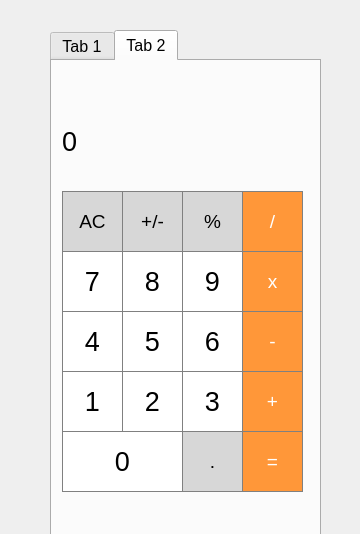
<?xml version="1.0" encoding="UTF-8"?>
<ui version="4.0">
 <class>MainWindow</class>
 <widget class="QMainWindow" name="MainWindow">
  <property name="geometry">
   <rect>
    <x>0</x>
    <y>0</y>
    <width>360</width>
    <height>534</height>
   </rect>
  </property>
  <property name="windowTitle">
   <string>MainWindow</string>
  </property>
  <widget class="QWidget" name="centralwidget">
   <widget class="QTabWidget" name="choiceCalc">
    <property name="geometry">
     <rect>
      <x>50</x>
      <y>30</y>
      <width>271</width>
      <height>531</height>
     </rect>
    </property>
    <property name="font">
     <font>
      <family>Arial</family>
      <pointsize>12</pointsize>
     </font>
    </property>
    <property name="currentIndex">
     <number>1</number>
    </property>
    <widget class="QWidget" name="polskCalc">
     <attribute name="title">
      <string>Tab 1</string>
     </attribute>
     <widget class="QPushButton" name="pushButton_dot_1">
      <property name="geometry">
       <rect>
        <x>130</x>
        <y>370</y>
        <width>61</width>
        <height>61</height>
       </rect>
      </property>
      <property name="font">
       <font>
        <family>Arial</family>
        <pointsize>14</pointsize>
       </font>
      </property>
      <property name="styleSheet">
       <string notr="true">QPushButton {
  background-color: rgb(215, 215, 215);
  color: black;
  border: 1px solid gray;
}
QPushButton:pressed {
    background-color: qlineargradient(x1: 0, y1: 0, x2: 0, y2: 1,
                                      stop: 0 #BEBEBE, stop: 1 #D7D7D7);
}</string>
      </property>
      <property name="text">
       <string>.</string>
      </property>
     </widget>
     <widget class="QPushButton" name="pushButton_enter">
      <property name="geometry">
       <rect>
        <x>10</x>
        <y>430</y>
        <width>241</width>
        <height>61</height>
       </rect>
      </property>
      <property name="font">
       <font>
        <family>Arial</family>
        <pointsize>14</pointsize>
       </font>
      </property>
      <property name="styleSheet">
       <string notr="true">QPushButton {
  background-color: rgb(255, 151, 57);
  color: white; 
  border: 1px solid gray;
}

QPushButton:pressed {
    background-color: qlineargradient(x1: 0, y1: 0, x2: 0, y2: 1,
                                      stop: 0 #FF7832, stop: 1 #FF9739);
}</string>
      </property>
      <property name="text">
       <string>Enter</string>
      </property>
     </widget>
     <widget class="QPushButton" name="pushButton_9_1">
      <property name="geometry">
       <rect>
        <x>130</x>
        <y>190</y>
        <width>61</width>
        <height>61</height>
       </rect>
      </property>
      <property name="font">
       <font>
        <family>Arial</family>
        <pointsize>20</pointsize>
       </font>
      </property>
      <property name="styleSheet">
       <string notr="true">QPushButton {
  background-color: rgb(255, 255, 255);
   color: black;
   border: 1px solid gray;
}
QPushButton:pressed {
    background-color: qlineargradient(x1: 0, y1: 0, x2: 0, y2: 1,
                                      stop: 0 #dadbde, stop: 1 #f6f7fa);
}</string>
      </property>
      <property name="text">
       <string>9</string>
      </property>
     </widget>
     <widget class="QPushButton" name="pushButton_7_1">
      <property name="geometry">
       <rect>
        <x>10</x>
        <y>190</y>
        <width>61</width>
        <height>61</height>
       </rect>
      </property>
      <property name="font">
       <font>
        <family>Arial</family>
        <pointsize>20</pointsize>
       </font>
      </property>
      <property name="styleSheet">
       <string notr="true">QPushButton {
  background-color: rgb(255, 255, 255);
   color: black;
   border: 1px solid gray;
}
QPushButton:pressed {
    background-color: qlineargradient(x1: 0, y1: 0, x2: 0, y2: 1,
                                      stop: 0 #dadbde, stop: 1 #f6f7fa);
}</string>
      </property>
      <property name="text">
       <string>7</string>
      </property>
     </widget>
     <widget class="QPushButton" name="pushButton_1_1">
      <property name="geometry">
       <rect>
        <x>10</x>
        <y>310</y>
        <width>61</width>
        <height>61</height>
       </rect>
      </property>
      <property name="font">
       <font>
        <family>Arial</family>
        <pointsize>20</pointsize>
       </font>
      </property>
      <property name="styleSheet">
       <string notr="true">QPushButton {
  background-color: rgb(255, 255, 255);
   color: black;
   border: 1px solid gray;
}
QPushButton:pressed {
    background-color: qlineargradient(x1: 0, y1: 0, x2: 0, y2: 1,
                                      stop: 0 #dadbde, stop: 1 #f6f7fa);
}</string>
      </property>
      <property name="text">
       <string>1</string>
      </property>
     </widget>
     <widget class="QPushButton" name="pushButton_equally_1">
      <property name="geometry">
       <rect>
        <x>190</x>
        <y>370</y>
        <width>61</width>
        <height>61</height>
       </rect>
      </property>
      <property name="font">
       <font>
        <family>Arial</family>
        <pointsize>14</pointsize>
       </font>
      </property>
      <property name="styleSheet">
       <string notr="true">QPushButton {
  background-color: rgb(255, 151, 57);
  color: white; 
  border: 1px solid gray;
}

QPushButton:pressed {
    background-color: qlineargradient(x1: 0, y1: 0, x2: 0, y2: 1,
                                      stop: 0 #FF7832, stop: 1 #FF9739);
}</string>
      </property>
      <property name="text">
       <string>=</string>
      </property>
     </widget>
     <widget class="QPushButton" name="pushButton_5_1">
      <property name="geometry">
       <rect>
        <x>70</x>
        <y>250</y>
        <width>61</width>
        <height>61</height>
       </rect>
      </property>
      <property name="font">
       <font>
        <family>Arial</family>
        <pointsize>20</pointsize>
        <stylestrategy>PreferDefault</stylestrategy>
       </font>
      </property>
      <property name="styleSheet">
       <string notr="true">QPushButton {
  background-color: rgb(255, 255, 255);
   color: black;
   border: 1px solid gray;
}
QPushButton:pressed {
    background-color: qlineargradient(x1: 0, y1: 0, x2: 0, y2: 1,
                                      stop: 0 #dadbde, stop: 1 #f6f7fa);
}</string>
      </property>
      <property name="text">
       <string>5</string>
      </property>
      <property name="default">
       <bool>false</bool>
      </property>
      <property name="flat">
       <bool>false</bool>
      </property>
     </widget>
     <widget class="QPushButton" name="pushButton_sign_1">
      <property name="geometry">
       <rect>
        <x>70</x>
        <y>130</y>
        <width>61</width>
        <height>61</height>
       </rect>
      </property>
      <property name="font">
       <font>
        <family>Arial</family>
        <pointsize>14</pointsize>
       </font>
      </property>
      <property name="styleSheet">
       <string notr="true">QPushButton {
  background-color: rgb(215, 215, 215);
  color: black;
  border: 1px solid gray;
}
QPushButton:pressed {
    background-color: qlineargradient(x1: 0, y1: 0, x2: 0, y2: 1,
                                      stop: 0 #BEBEBE, stop: 1 #D7D7D7);
}</string>
      </property>
      <property name="text">
       <string>+/-</string>
      </property>
     </widget>
     <widget class="QLabel" name="result_show_1">
      <property name="geometry">
       <rect>
        <x>10</x>
        <y>40</y>
        <width>241</width>
        <height>81</height>
       </rect>
      </property>
      <property name="font">
       <font>
        <family>Arial</family>
        <pointsize>20</pointsize>
       </font>
      </property>
      <property name="layoutDirection">
       <enum>Qt::LeftToRight</enum>
      </property>
      <property name="styleSheet">
       <string notr="true">QLabel {
  qproperty-alignment: 'AlignVCenter| AlignRight';
  color: black;
  border: 1px solid gray;
background-color : white;
}

background-color : #cdcdc0;</string>
      </property>
      <property name="text">
       <string>0</string>
      </property>
     </widget>
     <widget class="QPushButton" name="pushButton_clear_1">
      <property name="geometry">
       <rect>
        <x>10</x>
        <y>130</y>
        <width>61</width>
        <height>61</height>
       </rect>
      </property>
      <property name="font">
       <font>
        <family>Arial</family>
        <pointsize>14</pointsize>
       </font>
      </property>
      <property name="styleSheet">
       <string notr="true">QPushButton {
  background-color: rgb(215, 215, 215);
  color: black;
  border: 1px solid gray;
}
QPushButton:pressed {
    background-color: qlineargradient(x1: 0, y1: 0, x2: 0, y2: 1,
                                      stop: 0 #BEBEBE, stop: 1 #D7D7D7);
}</string>
      </property>
      <property name="text">
       <string>AC</string>
      </property>
     </widget>
     <widget class="QPushButton" name="pushButton_3_1">
      <property name="geometry">
       <rect>
        <x>130</x>
        <y>310</y>
        <width>61</width>
        <height>61</height>
       </rect>
      </property>
      <property name="font">
       <font>
        <family>Arial</family>
        <pointsize>20</pointsize>
       </font>
      </property>
      <property name="styleSheet">
       <string notr="true">QPushButton {
  background-color: rgb(255, 255, 255);
   color: black;
   border: 1px solid gray;
}
QPushButton:pressed {
    background-color: qlineargradient(x1: 0, y1: 0, x2: 0, y2: 1,
                                      stop: 0 #dadbde, stop: 1 #f6f7fa);
}</string>
      </property>
      <property name="text">
       <string>3</string>
      </property>
     </widget>
     <widget class="QPushButton" name="pushButton_minus_1">
      <property name="geometry">
       <rect>
        <x>190</x>
        <y>250</y>
        <width>61</width>
        <height>61</height>
       </rect>
      </property>
      <property name="font">
       <font>
        <family>Arial</family>
        <pointsize>14</pointsize>
       </font>
      </property>
      <property name="styleSheet">
       <string notr="true">QPushButton {
  background-color: rgb(255, 151, 57);
  color: white; 
  border: 1px solid gray;
}

QPushButton:pressed {
    background-color: qlineargradient(x1: 0, y1: 0, x2: 0, y2: 1,
                                      stop: 0 #FF7832, stop: 1 #FF9739);
}</string>
      </property>
      <property name="text">
       <string>-</string>
      </property>
     </widget>
     <widget class="QLabel" name="oper_show_1">
      <property name="geometry">
       <rect>
        <x>10</x>
        <y>40</y>
        <width>241</width>
        <height>21</height>
       </rect>
      </property>
      <property name="styleSheet">
       <string notr="true">QLabel {
  qproperty-alignment: 'AlignVCenter| AlignRight';
  color: black;
}

background-color : white;</string>
      </property>
      <property name="text">
       <string/>
      </property>
     </widget>
     <widget class="QPushButton" name="pushButton_4_1">
      <property name="geometry">
       <rect>
        <x>10</x>
        <y>250</y>
        <width>61</width>
        <height>61</height>
       </rect>
      </property>
      <property name="font">
       <font>
        <family>Arial</family>
        <pointsize>20</pointsize>
       </font>
      </property>
      <property name="styleSheet">
       <string notr="true">QPushButton {
  background-color: rgb(255, 255, 255);
   color: black;
   border: 1px solid gray;
}
QPushButton:pressed {
    background-color: qlineargradient(x1: 0, y1: 0, x2: 0, y2: 1,
                                      stop: 0 #dadbde, stop: 1 #f6f7fa);
}</string>
      </property>
      <property name="text">
       <string>4</string>
      </property>
     </widget>
     <widget class="QPushButton" name="pushButton_plus_1">
      <property name="geometry">
       <rect>
        <x>190</x>
        <y>310</y>
        <width>61</width>
        <height>61</height>
       </rect>
      </property>
      <property name="font">
       <font>
        <family>Arial</family>
        <pointsize>14</pointsize>
       </font>
      </property>
      <property name="styleSheet">
       <string notr="true">QPushButton {
  background-color: rgb(255, 151, 57);
  color: white; 
  border: 1px solid gray;
}

QPushButton:pressed {
    background-color: qlineargradient(x1: 0, y1: 0, x2: 0, y2: 1,
                                      stop: 0 #FF7832, stop: 1 #FF9739);
}</string>
      </property>
      <property name="text">
       <string>+</string>
      </property>
     </widget>
     <widget class="QPushButton" name="pushButton_8_1">
      <property name="geometry">
       <rect>
        <x>70</x>
        <y>190</y>
        <width>61</width>
        <height>61</height>
       </rect>
      </property>
      <property name="font">
       <font>
        <family>Arial</family>
        <pointsize>20</pointsize>
       </font>
      </property>
      <property name="styleSheet">
       <string notr="true">QPushButton {
  background-color: rgb(255, 255, 255);
   color: black;
   border: 1px solid gray;
}
QPushButton:pressed {
    background-color: qlineargradient(x1: 0, y1: 0, x2: 0, y2: 1,
                                      stop: 0 #dadbde, stop: 1 #f6f7fa);
}</string>
      </property>
      <property name="text">
       <string>8</string>
      </property>
     </widget>
     <widget class="QPushButton" name="pushButton_multiply_1">
      <property name="geometry">
       <rect>
        <x>190</x>
        <y>190</y>
        <width>61</width>
        <height>61</height>
       </rect>
      </property>
      <property name="font">
       <font>
        <family>Arial</family>
        <pointsize>14</pointsize>
       </font>
      </property>
      <property name="styleSheet">
       <string notr="true">QPushButton {
  background-color: rgb(255, 151, 57);
  color: white; 
  border: 1px solid gray;
}

QPushButton:pressed {
    background-color: qlineargradient(x1: 0, y1: 0, x2: 0, y2: 1,
                                      stop: 0 #FF7832, stop: 1 #FF9739);
}</string>
      </property>
      <property name="text">
       <string>x</string>
      </property>
     </widget>
     <widget class="QPushButton" name="pushButton_2_1">
      <property name="geometry">
       <rect>
        <x>70</x>
        <y>310</y>
        <width>61</width>
        <height>61</height>
       </rect>
      </property>
      <property name="font">
       <font>
        <family>Arial</family>
        <pointsize>20</pointsize>
       </font>
      </property>
      <property name="styleSheet">
       <string notr="true">QPushButton {
  background-color: rgb(255, 255, 255);
   color: black;
   border: 1px solid gray;
}
QPushButton:pressed {
    background-color: qlineargradient(x1: 0, y1: 0, x2: 0, y2: 1,
                                      stop: 0 #dadbde, stop: 1 #f6f7fa);
}</string>
      </property>
      <property name="text">
       <string>2</string>
      </property>
     </widget>
     <widget class="QPushButton" name="pushButton_percent_1">
      <property name="geometry">
       <rect>
        <x>130</x>
        <y>130</y>
        <width>61</width>
        <height>61</height>
       </rect>
      </property>
      <property name="font">
       <font>
        <family>Arial</family>
        <pointsize>14</pointsize>
       </font>
      </property>
      <property name="styleSheet">
       <string notr="true">QPushButton {
  background-color: rgb(215, 215, 215);
  color: black;
  border: 1px solid gray;
}
QPushButton:pressed {
    background-color: qlineargradient(x1: 0, y1: 0, x2: 0, y2: 1,
                                      stop: 0 #BEBEBE, stop: 1 #D7D7D7);
}</string>
      </property>
      <property name="text">
       <string>%</string>
      </property>
     </widget>
     <widget class="QPushButton" name="pushButton_divide_1">
      <property name="geometry">
       <rect>
        <x>190</x>
        <y>130</y>
        <width>61</width>
        <height>61</height>
       </rect>
      </property>
      <property name="font">
       <font>
        <family>Arial</family>
        <pointsize>14</pointsize>
       </font>
      </property>
      <property name="styleSheet">
       <string notr="true">QPushButton {
  background-color: rgb(255, 151, 57);
  color: white; 
  border: 1px solid gray;
}

QPushButton:pressed {
    background-color: qlineargradient(x1: 0, y1: 0, x2: 0, y2: 1,
                                      stop: 0 #FF7832, stop: 1 #FF9739);
}</string>
      </property>
      <property name="text">
       <string>/</string>
      </property>
     </widget>
     <widget class="QPushButton" name="pushButton_0_1">
      <property name="geometry">
       <rect>
        <x>10</x>
        <y>370</y>
        <width>121</width>
        <height>61</height>
       </rect>
      </property>
      <property name="font">
       <font>
        <family>Arial</family>
        <pointsize>20</pointsize>
       </font>
      </property>
      <property name="styleSheet">
       <string notr="true">QPushButton {
  background-color: rgb(255, 255, 255);
   color: black;
   border: 1px solid gray;
}
QPushButton:pressed {
    background-color: qlineargradient(x1: 0, y1: 0, x2: 0, y2: 1,
                                      stop: 0 #dadbde, stop: 1 #f6f7fa);
}</string>
      </property>
      <property name="text">
       <string>0</string>
      </property>
     </widget>
     <widget class="QPushButton" name="pushButton_6_1">
      <property name="geometry">
       <rect>
        <x>130</x>
        <y>250</y>
        <width>61</width>
        <height>61</height>
       </rect>
      </property>
      <property name="font">
       <font>
        <family>Arial</family>
        <pointsize>20</pointsize>
       </font>
      </property>
      <property name="styleSheet">
       <string notr="true">QPushButton {
  background-color: rgb(255, 255, 255);
   color: black;
   border: 1px solid gray;
}
QPushButton:pressed {
    background-color: qlineargradient(x1: 0, y1: 0, x2: 0, y2: 1,
                                      stop: 0 #dadbde, stop: 1 #f6f7fa);
}</string>
      </property>
      <property name="text">
       <string>6</string>
      </property>
     </widget>
     <widget class="QLabel" name="oper_show_1_1">
      <property name="geometry">
       <rect>
        <x>10</x>
        <y>10</y>
        <width>241</width>
        <height>20</height>
       </rect>
      </property>
      <property name="styleSheet">
       <string notr="true">QLabel {
  qproperty-alignment: 'AlignVCenter| AlignRight';
  color: black;
  border: 1px solid gray;
background-color : white;
}

background-color : #cdcdc0;</string>
      </property>
      <property name="text">
       <string/>
      </property>
     </widget>
    </widget>
    <widget class="QWidget" name="classCalc">
     <attribute name="title">
      <string>Tab 2</string>
     </attribute>
     <widget class="QPushButton" name="pushButton_5_2">
      <property name="geometry">
       <rect>
        <x>70</x>
        <y>250</y>
        <width>61</width>
        <height>61</height>
       </rect>
      </property>
      <property name="font">
       <font>
        <family>Arial</family>
        <pointsize>20</pointsize>
       </font>
      </property>
      <property name="styleSheet">
       <string notr="true">QPushButton {
  background-color: rgb(255, 255, 255);
   color: black;
   border: 1px solid gray;
}
QPushButton:pressed {
    background-color: qlineargradient(x1: 0, y1: 0, x2: 0, y2: 1,
                                      stop: 0 #dadbde, stop: 1 #f6f7fa);
}</string>
      </property>
      <property name="text">
       <string>5</string>
      </property>
     </widget>
     <widget class="QPushButton" name="pushButton_clear_2">
      <property name="geometry">
       <rect>
        <x>10</x>
        <y>130</y>
        <width>61</width>
        <height>61</height>
       </rect>
      </property>
      <property name="font">
       <font>
        <family>Arial</family>
        <pointsize>14</pointsize>
       </font>
      </property>
      <property name="styleSheet">
       <string notr="true">QPushButton {
  background-color: rgb(215, 215, 215);
  color: black;
  border: 1px solid gray;
}
QPushButton:pressed {
    background-color: qlineargradient(x1: 0, y1: 0, x2: 0, y2: 1,
                                      stop: 0 #BEBEBE, stop: 1 #D7D7D7);
}</string>
      </property>
      <property name="text">
       <string>AC</string>
      </property>
     </widget>
     <widget class="QPushButton" name="pushButton_multiply_2">
      <property name="geometry">
       <rect>
        <x>190</x>
        <y>190</y>
        <width>61</width>
        <height>61</height>
       </rect>
      </property>
      <property name="font">
       <font>
        <family>Arial</family>
        <pointsize>14</pointsize>
       </font>
      </property>
      <property name="styleSheet">
       <string notr="true">QPushButton {
  background-color: rgb(255, 151, 57);
  color: white; 
  border: 1px solid gray;
}

QPushButton:pressed {
    background-color: qlineargradient(x1: 0, y1: 0, x2: 0, y2: 1,
                                      stop: 0 #FF7832, stop: 1 #FF9739);
}</string>
      </property>
      <property name="text">
       <string>x</string>
      </property>
     </widget>
     <widget class="QPushButton" name="pushButton_9_2">
      <property name="geometry">
       <rect>
        <x>130</x>
        <y>190</y>
        <width>61</width>
        <height>61</height>
       </rect>
      </property>
      <property name="font">
       <font>
        <family>Arial</family>
        <pointsize>20</pointsize>
       </font>
      </property>
      <property name="styleSheet">
       <string notr="true">QPushButton {
  background-color: rgb(255, 255, 255);
   color: black;
   border: 1px solid gray;
}
QPushButton:pressed {
    background-color: qlineargradient(x1: 0, y1: 0, x2: 0, y2: 1,
                                      stop: 0 #dadbde, stop: 1 #f6f7fa);
}</string>
      </property>
      <property name="text">
       <string>9</string>
      </property>
     </widget>
     <widget class="QPushButton" name="pushButton_1_2">
      <property name="geometry">
       <rect>
        <x>10</x>
        <y>310</y>
        <width>61</width>
        <height>61</height>
       </rect>
      </property>
      <property name="font">
       <font>
        <family>Arial</family>
        <pointsize>20</pointsize>
       </font>
      </property>
      <property name="styleSheet">
       <string notr="true">QPushButton {
  background-color: rgb(255, 255, 255);
   color: black;
   border: 1px solid gray;
}
QPushButton:pressed {
    background-color: qlineargradient(x1: 0, y1: 0, x2: 0, y2: 1,
                                      stop: 0 #dadbde, stop: 1 #f6f7fa);
}</string>
      </property>
      <property name="text">
       <string>1</string>
      </property>
     </widget>
     <widget class="QPushButton" name="pushButton_equally_2">
      <property name="geometry">
       <rect>
        <x>190</x>
        <y>370</y>
        <width>61</width>
        <height>61</height>
       </rect>
      </property>
      <property name="font">
       <font>
        <family>Arial</family>
        <pointsize>14</pointsize>
       </font>
      </property>
      <property name="styleSheet">
       <string notr="true">QPushButton {
  background-color: rgb(255, 151, 57);
  color: white; 
  border: 1px solid gray;
}

QPushButton:pressed {
    background-color: qlineargradient(x1: 0, y1: 0, x2: 0, y2: 1,
                                      stop: 0 #FF7832, stop: 1 #FF9739);
}</string>
      </property>
      <property name="text">
       <string>=</string>
      </property>
     </widget>
     <widget class="QPushButton" name="pushButton_6_2">
      <property name="geometry">
       <rect>
        <x>130</x>
        <y>250</y>
        <width>61</width>
        <height>61</height>
       </rect>
      </property>
      <property name="font">
       <font>
        <family>Arial</family>
        <pointsize>20</pointsize>
       </font>
      </property>
      <property name="styleSheet">
       <string notr="true">QPushButton {
  background-color: rgb(255, 255, 255);
   color: black;
   border: 1px solid gray;
}
QPushButton:pressed {
    background-color: qlineargradient(x1: 0, y1: 0, x2: 0, y2: 1,
                                      stop: 0 #dadbde, stop: 1 #f6f7fa);
}</string>
      </property>
      <property name="text">
       <string>6</string>
      </property>
     </widget>
     <widget class="QLabel" name="oper_show_2">
      <property name="geometry">
       <rect>
        <x>10</x>
        <y>40</y>
        <width>241</width>
        <height>21</height>
       </rect>
      </property>
      <property name="styleSheet">
       <string notr="true">QLabel {
  qproperty-alignment: 'AlignVCenter| AlignRight';
  color: black;
}

background-color : white;</string>
      </property>
      <property name="text">
       <string/>
      </property>
     </widget>
     <widget class="QPushButton" name="pushButton_7_2">
      <property name="geometry">
       <rect>
        <x>10</x>
        <y>190</y>
        <width>61</width>
        <height>61</height>
       </rect>
      </property>
      <property name="font">
       <font>
        <family>Arial</family>
        <pointsize>20</pointsize>
       </font>
      </property>
      <property name="styleSheet">
       <string notr="true">QPushButton {
  background-color: rgb(255, 255, 255);
   color: black;
   border: 1px solid gray;
}
QPushButton:pressed {
    background-color: qlineargradient(x1: 0, y1: 0, x2: 0, y2: 1,
                                      stop: 0 #dadbde, stop: 1 #f6f7fa);
}</string>
      </property>
      <property name="text">
       <string>7</string>
      </property>
     </widget>
     <widget class="QPushButton" name="pushButton_4_2">
      <property name="geometry">
       <rect>
        <x>10</x>
        <y>250</y>
        <width>61</width>
        <height>61</height>
       </rect>
      </property>
      <property name="font">
       <font>
        <family>Arial</family>
        <pointsize>20</pointsize>
       </font>
      </property>
      <property name="styleSheet">
       <string notr="true">QPushButton {
  background-color: rgb(255, 255, 255);
   color: black;
   border: 1px solid gray;
}
QPushButton:pressed {
    background-color: qlineargradient(x1: 0, y1: 0, x2: 0, y2: 1,
                                      stop: 0 #dadbde, stop: 1 #f6f7fa);
}</string>
      </property>
      <property name="text">
       <string>4</string>
      </property>
     </widget>
     <widget class="QPushButton" name="pushButton_minus_2">
      <property name="geometry">
       <rect>
        <x>190</x>
        <y>250</y>
        <width>61</width>
        <height>61</height>
       </rect>
      </property>
      <property name="font">
       <font>
        <family>Arial</family>
        <pointsize>14</pointsize>
       </font>
      </property>
      <property name="styleSheet">
       <string notr="true">QPushButton {
  background-color: rgb(255, 151, 57);
  color: white; 
  border: 1px solid gray;
}

QPushButton:pressed {
    background-color: qlineargradient(x1: 0, y1: 0, x2: 0, y2: 1,
                                      stop: 0 #FF7832, stop: 1 #FF9739);
}</string>
      </property>
      <property name="text">
       <string>-</string>
      </property>
     </widget>
     <widget class="QPushButton" name="pushButton_sign_2">
      <property name="geometry">
       <rect>
        <x>70</x>
        <y>130</y>
        <width>61</width>
        <height>61</height>
       </rect>
      </property>
      <property name="font">
       <font>
        <family>Arial</family>
        <pointsize>14</pointsize>
       </font>
      </property>
      <property name="styleSheet">
       <string notr="true">QPushButton {
  background-color: rgb(215, 215, 215);
  color: black;
  border: 1px solid gray;
}
QPushButton:pressed {
    background-color: qlineargradient(x1: 0, y1: 0, x2: 0, y2: 1,
                                      stop: 0 #BEBEBE, stop: 1 #D7D7D7);
}</string>
      </property>
      <property name="text">
       <string>+/-</string>
      </property>
     </widget>
     <widget class="QPushButton" name="pushButton_8_2">
      <property name="geometry">
       <rect>
        <x>70</x>
        <y>190</y>
        <width>61</width>
        <height>61</height>
       </rect>
      </property>
      <property name="font">
       <font>
        <family>Arial</family>
        <pointsize>20</pointsize>
       </font>
      </property>
      <property name="styleSheet">
       <string notr="true">QPushButton {
  background-color: rgb(255, 255, 255);
   color: black;
   border: 1px solid gray;
}
QPushButton:pressed {
    background-color: qlineargradient(x1: 0, y1: 0, x2: 0, y2: 1,
                                      stop: 0 #dadbde, stop: 1 #f6f7fa);
}</string>
      </property>
      <property name="text">
       <string>8</string>
      </property>
     </widget>
     <widget class="QPushButton" name="pushButton_0_2">
      <property name="geometry">
       <rect>
        <x>10</x>
        <y>370</y>
        <width>121</width>
        <height>61</height>
       </rect>
      </property>
      <property name="font">
       <font>
        <family>Arial</family>
        <pointsize>20</pointsize>
       </font>
      </property>
      <property name="styleSheet">
       <string notr="true">QPushButton {
  background-color: rgb(255, 255, 255);
   color: black;
   border: 1px solid gray;
}
QPushButton:pressed {
    background-color: qlineargradient(x1: 0, y1: 0, x2: 0, y2: 1,
                                      stop: 0 #dadbde, stop: 1 #f6f7fa);
}</string>
      </property>
      <property name="text">
       <string>0</string>
      </property>
     </widget>
     <widget class="QPushButton" name="pushButton_divide_2">
      <property name="geometry">
       <rect>
        <x>190</x>
        <y>130</y>
        <width>61</width>
        <height>61</height>
       </rect>
      </property>
      <property name="font">
       <font>
        <family>Arial</family>
        <pointsize>14</pointsize>
       </font>
      </property>
      <property name="styleSheet">
       <string notr="true">QPushButton {
  background-color: rgb(255, 151, 57);
  color: white; 
  border: 1px solid gray;
}

QPushButton:pressed {
    background-color: qlineargradient(x1: 0, y1: 0, x2: 0, y2: 1,
                                      stop: 0 #FF7832, stop: 1 #FF9739);
}</string>
      </property>
      <property name="text">
       <string>/</string>
      </property>
     </widget>
     <widget class="QPushButton" name="pushButton_3_2">
      <property name="geometry">
       <rect>
        <x>130</x>
        <y>310</y>
        <width>61</width>
        <height>61</height>
       </rect>
      </property>
      <property name="font">
       <font>
        <family>Arial</family>
        <pointsize>20</pointsize>
       </font>
      </property>
      <property name="styleSheet">
       <string notr="true">QPushButton {
  background-color: rgb(255, 255, 255);
   color: black;
   border: 1px solid gray;
}
QPushButton:pressed {
    background-color: qlineargradient(x1: 0, y1: 0, x2: 0, y2: 1,
                                      stop: 0 #dadbde, stop: 1 #f6f7fa);
}</string>
      </property>
      <property name="text">
       <string>3</string>
      </property>
     </widget>
     <widget class="QPushButton" name="pushButton_plus_2">
      <property name="geometry">
       <rect>
        <x>190</x>
        <y>310</y>
        <width>61</width>
        <height>61</height>
       </rect>
      </property>
      <property name="font">
       <font>
        <family>Arial</family>
        <pointsize>14</pointsize>
       </font>
      </property>
      <property name="styleSheet">
       <string notr="true">QPushButton {
  background-color: rgb(255, 151, 57);
  color: white; 
  border: 1px solid gray;
}

QPushButton:pressed {
    background-color: qlineargradient(x1: 0, y1: 0, x2: 0, y2: 1,
                                      stop: 0 #FF7832, stop: 1 #FF9739);
}</string>
      </property>
      <property name="text">
       <string>+</string>
      </property>
     </widget>
     <widget class="QPushButton" name="pushButton_percent_2">
      <property name="geometry">
       <rect>
        <x>130</x>
        <y>130</y>
        <width>61</width>
        <height>61</height>
       </rect>
      </property>
      <property name="font">
       <font>
        <family>Arial</family>
        <pointsize>14</pointsize>
       </font>
      </property>
      <property name="styleSheet">
       <string notr="true">QPushButton {
  background-color: rgb(215, 215, 215);
  color: black;
  border: 1px solid gray;
}
QPushButton:pressed {
    background-color: qlineargradient(x1: 0, y1: 0, x2: 0, y2: 1,
                                      stop: 0 #BEBEBE, stop: 1 #D7D7D7);
}</string>
      </property>
      <property name="text">
       <string>%</string>
      </property>
     </widget>
     <widget class="QLabel" name="result_show_2">
      <property name="geometry">
       <rect>
        <x>10</x>
        <y>40</y>
        <width>241</width>
        <height>81</height>
       </rect>
      </property>
      <property name="font">
       <font>
        <family>Arial</family>
        <pointsize>20</pointsize>
       </font>
      </property>
      <property name="styleSheet">
       <string notr="true">QLabel {
  qproperty-alignment: 'AlignVCenter| AlignRight';
  color: black;
  border: 1px solid gray;
}

background-color : white;</string>
      </property>
      <property name="text">
       <string>0</string>
      </property>
     </widget>
     <widget class="QPushButton" name="pushButton_2_2">
      <property name="geometry">
       <rect>
        <x>70</x>
        <y>310</y>
        <width>61</width>
        <height>61</height>
       </rect>
      </property>
      <property name="font">
       <font>
        <family>Arial</family>
        <pointsize>20</pointsize>
       </font>
      </property>
      <property name="styleSheet">
       <string notr="true">QPushButton {
  background-color: rgb(255, 255, 255);
   color: black;
   border: 1px solid gray;
}
QPushButton:pressed {
    background-color: qlineargradient(x1: 0, y1: 0, x2: 0, y2: 1,
                                      stop: 0 #dadbde, stop: 1 #f6f7fa);
}</string>
      </property>
      <property name="text">
       <string>2</string>
      </property>
     </widget>
     <widget class="QPushButton" name="pushButton_dot_2">
      <property name="geometry">
       <rect>
        <x>130</x>
        <y>370</y>
        <width>61</width>
        <height>61</height>
       </rect>
      </property>
      <property name="font">
       <font>
        <family>Arial</family>
        <pointsize>14</pointsize>
       </font>
      </property>
      <property name="styleSheet">
       <string notr="true">QPushButton {
  background-color: rgb(215, 215, 215);
  color: black;
  border: 1px solid gray;
}
QPushButton:pressed {
    background-color: qlineargradient(x1: 0, y1: 0, x2: 0, y2: 1,
                                      stop: 0 #BEBEBE, stop: 1 #D7D7D7);
}</string>
      </property>
      <property name="text">
       <string>.</string>
      </property>
     </widget>
     <widget class="QLabel" name="oper_show_2_2">
      <property name="geometry">
       <rect>
        <x>10</x>
        <y>10</y>
        <width>241</width>
        <height>20</height>
       </rect>
      </property>
      <property name="styleSheet">
       <string notr="true">QLabel {
  qproperty-alignment: 'AlignVCenter| AlignRight';
  color: black;
  border: 1px solid gray;
}

background-color : white;</string>
      </property>
      <property name="text">
       <string/>
      </property>
     </widget>
    </widget>
   </widget>
  </widget>
 </widget>
 <resources/>
 <connections/>
</ui>
